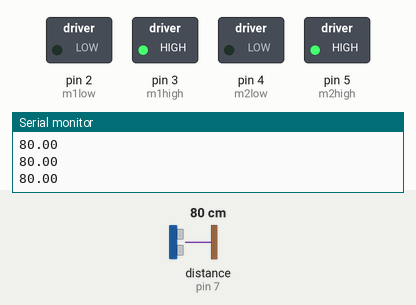
Simulated run of this sketch. Board: Arduino Uno, built with avr-gcc and run on an emulated ATmega328P. On the bench: switched loads named in the sketch (green lamp = pin HIGH), the last lines printed to the serial monitor. The test bench sets the inputs (shaded band); at power-on: distance to the obstacle (sensor on pin 7) 80 cm. The echo pulse lasts 58.3 µs per cm.

Above: at 1.3 s.
1.4 s: distance to the obstacle (sensor on pin 7) set to 7 cm
3.2 s: distance to the obstacle (sensor on pin 7) set to 4 cm
At 4.2 s:
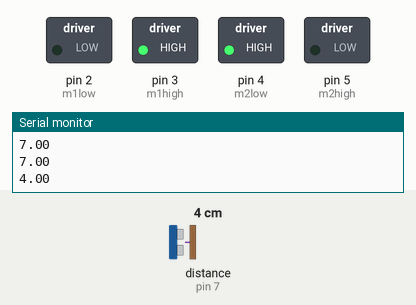
Timing chart, 0 to 6.2 s (numbered marks = the images above; inputs shaded):
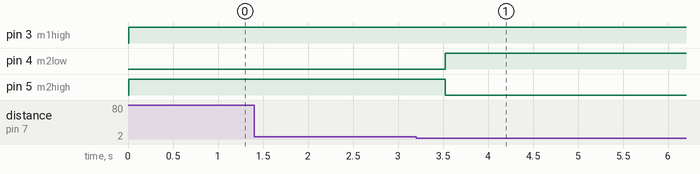

The sketch:

thanksgivingFoodBot.ino
```cpp
#include <HCSR04.h>
int triggerPin = 6;
int echoPin = 7;
#define m1low 2
#define m1high 3
#define m2low 4
#define m2high 5
#define toss 6

UltraSonicDistanceSensor distanceSensor(triggerPin, echoPin);

// M1 is motor 1, which is on the left side
// M2 is motor 2, which is on the right side

void setup() {
  Serial.begin(9600);
  pinMode(m1low, OUTPUT);
  pinMode(m1high, OUTPUT);
  pinMode(m2low, OUTPUT);
  pinMode(m2high, OUTPUT);
  pinMode(toss, OUTPUT);
}

void loop() {
  double distance = distanceSensor.measureDistanceCm();
  Serial.println(distance);
  while(distance >= 150){
    digitalWrite(toss, LOW);
    digitalWrite(m1high, HIGH);
    digitalWrite(m2low, HIGH);
    digitalWrite(m1low, LOW);
    digitalWrite(m2high, LOW);
    distance = distanceSensor.measureDistanceCm();
  }
  if(distance >= 5 && distance < 150){
    digitalWrite(toss, LOW);
    digitalWrite(m1low, LOW);
    digitalWrite(m2low, LOW);
    digitalWrite(m1high, HIGH);
    digitalWrite(m2high, HIGH);
    delay(500);
  }
  if(distance <= 5){
   digitalWrite(toss, LOW);
   digitalWrite(m1high, HIGH);
   digitalWrite(m2low, HIGH);
   digitalWrite(m1low, LOW);
   digitalWrite(m2high, LOW);
   delay(30000);
   digitalWrite(toss, LOW);
   digitalWrite(m1low, LOW);
   digitalWrite(m2low, LOW);
   digitalWrite(m1high, LOW);
   digitalWrite(m2high, LOW);
  }
}
```

Measured:
- the behaviour switches between 6 and 5 cm on distance to the obstacle (sensor on pin 7) (found by bisection; images 0 and 1)
- after the input at 3.2 s, pin 4 (m2low): LOW → HIGH after 0.32 s; pin 5 (m2high): HIGH → LOW after 0.32 s
